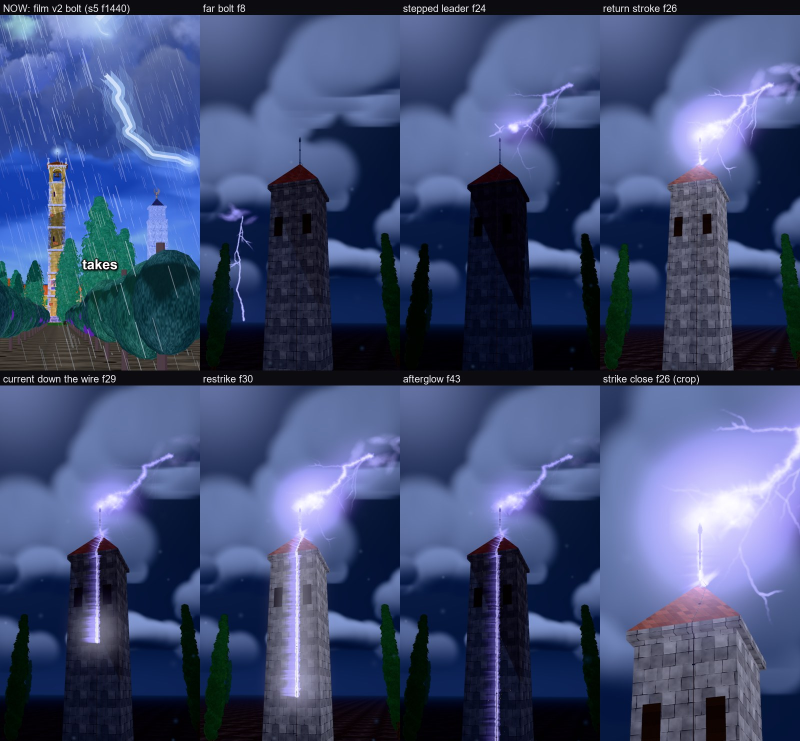
#> input picture newZip/RicksClips_Skill_V1.1/templates/threejs_film/_pbr_test/v_bolt/bolt_sheet.jpg, 1600 x 1482 px (shown at 1/2 size)
$ python -i flicker.py   (imports and definitions only)
#> lines starting #> are read from the running program, lines starting #| are printed output that depends on the picture
#!/usr/bin/env python
"""FLICKER CHECK (CB_RULES section 5, NO FLICKERING FLOOR; built 2026-11-15 on the goldrush final v2).

Measures, per pair of frames, the change in local brightness that the camera's own motion does NOT explain,
on the floor region (lower part of the frame, caption band masked) or the whole frame.

    python tools/frame_checks/flicker.py <frames dir> [--from a --to b] [--region floor|all] [--json out.json] [--top 8]

How: frames are read at quarter size as luminance (0-255) and blurred a little. Each 16x16 block of frame t+1 is
matched to frame t inside +-6 px (24 px full size) after a global phase-correlation shift, so pans, tilts,
pushes and parallax are explained away block by block. What is left:
  pop   = the floor-wide brightness jump: |median over floor blocks of the signed block-mean change| (lamp flicker,
          a light that pumps the whole floor). Units: 0-255 grey levels.
  shim  = local shimmer: the 75th percentile of the per-block residual after the best shift (shadow-map swimming,
          z-fighting, texture crawl). A character moving covers few blocks, so p75 ignores them.
  aba   = the A-B-A one-frame pattern at frame t: the pixel goes up then back down (or down then up), counted
          as min(|t - t-1|, |t+1 - t|) on opposite signs, after aligning t-1 and t+1 to t; 75th pct of block means.
score per frame = min(pop / POP_T, pop / (POP_K * shim)): over 1 = a floor-wide jump (z-fighting floor, pumping light)
that is big AND not explained by the block motion (fast flights raise shim and pop together; z-fighting raises pop to
~0.7 x shim). The range fails (exit 1) with more than FAIL_FRAMES such frames. aba is reported as WARN on frames whose
motion the blocks follow (shim < SHIM_GATE): local one-frame flips (shadow shimmer, a decal); it also counts acting, so
look before acting on a WARN. Thresholds were set from stretches CB did not flag (s3 harbour, s7 restaurant)
and checked against the flagged ones; see episodes/continue-goldrush-.../FLICKER_FIX.md.
"""
import argparse, glob, json, os, sys
import numpy as np
from PIL import Image, ImageFilter

POP_T, POP_K = 1.0, 0.25    # FAIL frame: pop > POP_T grey levels AND pop > POP_K * shim (a floor-wide jump the block motion does not explain)
ABA_T, SHIM_GATE = 1.5, 8.0  # WARN frame: aba > ABA_T on a frame the blocks follow well (shim < SHIM_GATE); local, not gated
FAIL_FRAMES = 1              # the range FAILS with 2 or more FAIL frames. Calibrated 2026-11-15, see episodes/continue-goldrush-.../FLICKER_FIX.md
B, S = 16, 8                               # block size (quarter-size px); coarse search radius at 1/8 size (+-64 px full size)
CAP = (0.62, 0.79)                         # caption band (fraction of height), masked
FLOOR_Y0 = 0.50                            # floor region starts at half height


def load(p, q=4):
#> called with q = 4
    im = Image.open(p).convert('RGB')
#> im is the input picture: PIL image 1600x1482 RGB; mean R, G, B 63.4, 76.5, 115.5
    im = im.resize((im.width // q, im.height // q), Image.BOX).filter(ImageFilter.GaussianBlur(0.8))
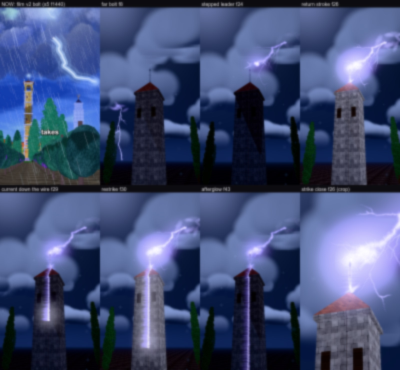
#> im: PIL image 400x370 RGB; mean R, G, B 63.6, 76.7, 115.7
    a = np.asarray(im, dtype=np.float32)
    return a[..., 0] * .2126 + a[..., 1] * .7152 + a[..., 2] * .0722
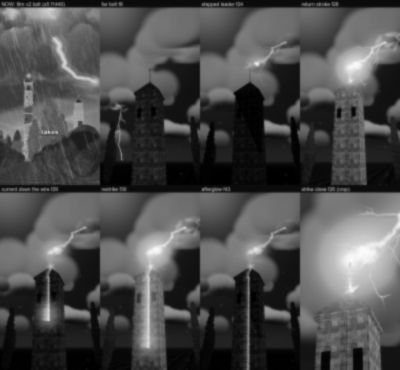
#> returned value: shape (370, 400) float32; min 0, max 253.1, mean 76.7


# [99 lines left out: functions phase_shift, _block_search, align, region_mask, main, not called in this run]


# [2 lines not run here, left out]

>>> result = load('../../templates/threejs_film/_pbr_test/v_bolt/bolt_sheet.jpg')
